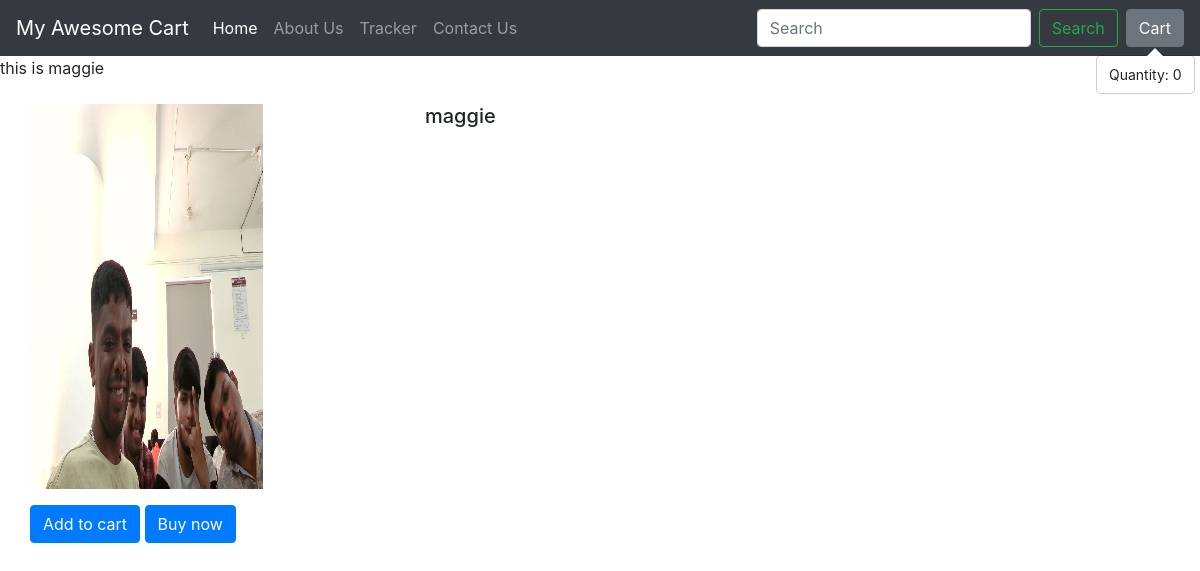
The page /shop/products/1 on the database its author committed.
### shop/models.py (models this page shows, shortened)
class Product(models.Model):
    p_id = models.AutoField
    p_name = models.CharField(max_length=50, default="")
    category = models.CharField(max_length=50, default="")
    sub_category = models.CharField(max_length=50, default="")
    price = models.IntegerField(default=0)
    p_desc = models.CharField(max_length=300, default="")
    pub_date = models.DateField()
    image = models.ImageField(upload_to="shop/images", default="")

### shop/views.py (the view)
# urls.py: path("products/<int:myid>", views.product_view, name="Product_View"),
def product_view(request, myid):
    prod = Product.objects.filter(id=myid)
    param = {"product": prod[0]}
    return render(request, "shop/product_view.html", param)

### template/shop/product_view.html (shortened to what this page needs)
{% extends 'shop/basic.html' %}
{% block body%} this is {{product.p_name}}
<div class="container my-4">
    <div class="row">
        <div class="col-md-4">
            <div class="row">
                <img src="/media/{{product.image}}" width="233px" height="385px">
            </div>
        </div>
        <div class="col-md-8">
            <h5>{{product.p_name}}</h5>
        </div>
        <div class="row-my-4">
                            <button id="pr{{i.id}}" class="btn btn-primary cart">Add to cart</button>
                            <button id="pv{{i.id}}" class="btn btn-primary cart">Buy now</button>
        </div>
    </div>
</div>
{% endblock %}

### rows shown on the page
Product: p_name "maggie", image (picture)
